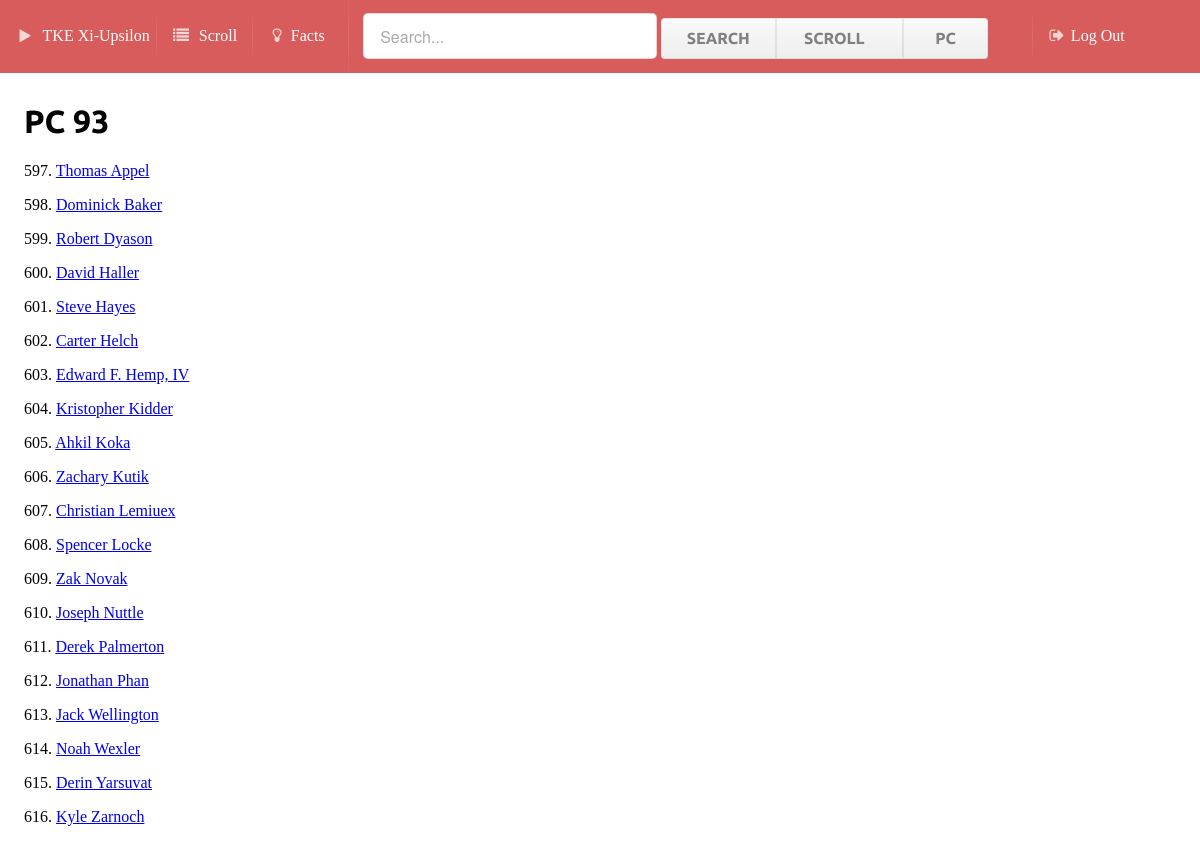
The page /PC/93/ (signed in) on the database its author committed.
### brothers/models.py (models this page shows, shortened)
class Brother(models.Model):
	scroll = models.IntegerField()
	pc = models.IntegerField()
	fname = models.CharField(max_length=50)
	lname = models.CharField(max_length=50)
	name = models.CharField(max_length=50)
	nickname = models.CharField(max_length=50)
	big = models.CharField(max_length=50)
	bigS = models.IntegerField()
	active = models.BooleanField(default=False)
	wasPry = models.BooleanField(default=False)
	wasEpi = models.BooleanField(default=False)
	wasGra = models.BooleanField(default=False)
	wasHyp = models.BooleanField(default=False)
	wasCry = models.BooleanField(default=False)
	wasHeg = models.BooleanField(default=False)
	wasHis = models.BooleanField(default=False)

### brothers/views.py (the view)
# urls.py: url(r'^PC/(?P<pc>\d+)/$', views.PC),
@login_required(login_url="brothers.views.login")
def PC(request,pc):
    return render(request, 'brothers/PC.html',{'brothers':Brother.objects.filter(pc=pc),'pc':pc})

### brothers/templates/brothers/PC.html (shortened to what this page needs)
{%extends 'layout.html'%}
{%block content%}
<h1>PC {{pc}}</h1>
{%for b in brothers%}
<p>{{b.scroll}}. <a href="{% url 'detail' b.scroll%}">{{b.name}}</a></p>
{%endfor%}
{%endblock%}

### rows shown on the page
Brother: scroll "597", name "Thomas Appel"
Brother: scroll "598", name "Dominick Baker"
Brother: scroll "599", name "Robert Dyason"
Brother: scroll "600", name "David Haller"
Brother: scroll "601", name "Steve Hayes"
Brother: scroll "602", name "Carter Helch"
Brother: scroll "603", name "Edward F. Hemp, IV"
Brother: scroll "604", name "Kristopher Kidder"
Brother: scroll "605", name "Ahkil Koka"
Brother: scroll "606", name "Zachary Kutik"
Brother: scroll "607", name "Christian Lemiuex"
Brother: scroll "608", name "Spencer Locke"
Brother: scroll "609", name "Zak Novak"
Brother: scroll "610", name "Joseph Nuttle"
Brother: scroll "611", name "Derek Palmerton"
Brother: scroll "612", name "Jonathan Phan"
Brother: scroll "613", name "Jack Wellington"
Brother: scroll "614", name "Noah Wexler"
Brother: scroll "615", name "Derin Yarsuvat"
Brother: scroll "616", name "Kyle Zarnoch"

### other values the page prints
{{ pc }} "93"
